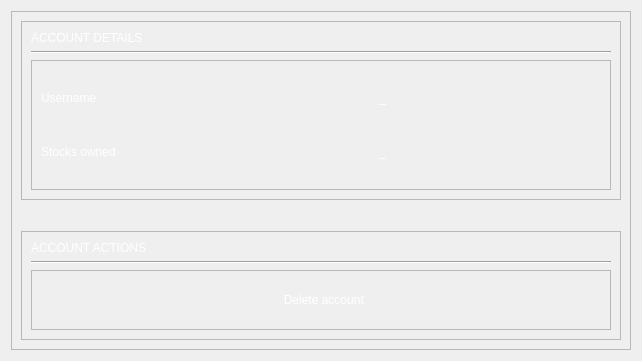
                           <widget class="QWidget" name="tab">
                            <attribute name="title">
                             <string>Account</string>
                            </attribute>
                            <layout class="QVBoxLayout" name="verticalLayout_147">
                             <item alignment="Qt::AlignLeft|Qt::AlignTop">
                              <widget class="QFrame" name="frame_108">
                               <property name="styleSheet">
                                <string notr="true">color: rgb(255, 255, 255);</string>
                               </property>
                               <property name="frameShape">
                                <enum>QFrame::StyledPanel</enum>
                               </property>
                               <property name="frameShadow">
                                <enum>QFrame::Raised</enum>
                               </property>
                               <layout class="QVBoxLayout" name="verticalLayout_148">
                                <property name="spacing">
                                 <number>31</number>
                                </property>
                                <item>
                                 <widget class="QFrame" name="frame_109">
                                  <property name="minimumSize">
                                   <size>
                                    <width>600</width>
                                    <height>0</height>
                                   </size>
                                  </property>
                                  <property name="frameShape">
                                   <enum>QFrame::StyledPanel</enum>
                                  </property>
                                  <property name="frameShadow">
                                   <enum>QFrame::Raised</enum>
                                  </property>
                                  <layout class="QVBoxLayout" name="verticalLayout_152">
                                   <item>
                                    <widget class="QLabel" name="label_26">
                                     <property name="styleSheet">
                                      <string notr="true">font: 18pt &quot;MS Shell Dlg 2&quot;;</string>
                                     </property>
                                     <property name="text">
                                      <string>ACCOUNT DETAILS</string>
                                     </property>
                                    </widget>
                                   </item>
                                   <item>
                                    <widget class="Line" name="line_11">
                                     <property name="orientation">
                                      <enum>Qt::Horizontal</enum>
                                     </property>
                                    </widget>
                                   </item>
                                   <item>
                                    <widget class="QFrame" name="frame_111">
                                     <property name="frameShape">
                                      <enum>QFrame::StyledPanel</enum>
                                     </property>
                                     <property name="frameShadow">
                                      <enum>QFrame::Raised</enum>
                                     </property>
                                     <layout class="QGridLayout" name="gridLayout_4">
                                      <property name="topMargin">
                                       <number>30</number>
                                      </property>
                                      <property name="bottomMargin">
                                       <number>30</number>
                                      </property>
                                      <property name="horizontalSpacing">
                                       <number>115</number>
                                      </property>
                                      <property name="verticalSpacing">
                                       <number>40</number>
                                      </property>
                                      <item row="1" column="1">
                                       <widget class="QLabel" name="stock_simulator_stocks_owned_label">
                                        <property name="text">
                                         <string>_</string>
                                        </property>
                                       </widget>
                                      </item>
                                      <item row="0" column="1">
                                       <widget class="QLabel" name="stock_simulator_username_label_2">
                                        <property name="text">
                                         <string>_</string>
                                        </property>
                                       </widget>
                                      </item>
                                      <item row="1" column="0">
                                       <widget class="QLabel" name="label_30">
                                        <property name="text">
                                         <string>Stocks owned</string>
                                        </property>
                                       </widget>
                                      </item>
                                      <item row="0" column="0">
                                       <widget class="QLabel" name="label_28">
                                        <property name="text">
                                         <string>Username</string>
                                        </property>
                                       </widget>
                                      </item>
                                     </layout>
                                    </widget>
                                   </item>
                                  </layout>
                                 </widget>
                                </item>
                                <item>
                                 <widget class="QFrame" name="frame_112">
                                  <property name="minimumSize">
                                   <size>
                                    <width>345</width>
                                    <height>0</height>
                                   </size>
                                  </property>
                                  <property name="styleSheet">
                                   <string notr="true">QPushButton{
border:none;
border-radius:10px;
color:rgb(255, 255, 255);
font:14pt &quot;MS Shell Dlg 2&quot;;
}

#stock_simulator_delete_account_btn::hover{
background-color: rgb(203, 0, 0);
}
#stock_simulator_delete_account_btn::pressed{
	border:2px solid rgb(42, 44, 50);
	background-color: rgb(158, 0, 0);
}

#stock_simulator_logout_btn::hover{
	background-color: rgb(59, 62, 70);
}
#stock_simulator_logout_btn::pressed{
	border:2px solid rgb(42, 44, 50);
	background-color: rgb(70, 73, 83);
}</string>
                                  </property>
                                  <property name="frameShape">
                                   <enum>QFrame::StyledPanel</enum>
                                  </property>
                                  <property name="frameShadow">
                                   <enum>QFrame::Raised</enum>
                                  </property>
                                  <layout class="QVBoxLayout" name="verticalLayout_153">
                                   <item>
                                    <widget class="QLabel" name="label_32">
                                     <property name="styleSheet">
                                      <string notr="true">font: 18pt &quot;MS Shell Dlg 2&quot;;</string>
                                     </property>
                                     <property name="text">
                                      <string>ACCOUNT ACTIONS</string>
                                     </property>
                                    </widget>
                                   </item>
                                   <item>
                                    <widget class="Line" name="line_12">
                                     <property name="orientation">
                                      <enum>Qt::Horizontal</enum>
                                     </property>
                                    </widget>
                                   </item>
                                   <item>
                                    <widget class="QFrame" name="frame_113">
                                     <property name="styleSheet">
                                      <string notr="true"/>
                                     </property>
                                     <property name="frameShape">
                                      <enum>QFrame::StyledPanel</enum>
                                     </property>
                                     <property name="frameShadow">
                                      <enum>QFrame::Raised</enum>
                                     </property>
                                     <layout class="QVBoxLayout" name="verticalLayout_150">
                                      <item alignment="Qt::AlignHCenter">
                                       <widget class="QPushButton" name="stock_simulator_delete_account_btn">
                                        <property name="minimumSize">
                                         <size>
                                          <width>225</width>
                                          <height>40</height>
                                         </size>
                                        </property>
                                        <property name="maximumSize">
                                         <size>
                                          <width>16777215</width>
                                          <height>16777215</height>
                                         </size>
                                        </property>
                                        <property name="cursor">
                                         <cursorShape>PointingHandCursor</cursorShape>
                                        </property>
                                        <property name="styleSheet">
                                         <string notr="true"/>
                                        </property>
                                        <property name="text">
                                         <string>  Delete account</string>
                                        </property>
                                        <property name="icon">
                                         <iconset resource="icons.qrc">
                                          <normaloff>:/icons/icons/user-x.svg</normaloff>:/icons/icons/user-x.svg</iconset>
                                        </property>
                                        <property name="iconSize">
                                         <size>
                                          <width>32</width>
                                          <height>32</height>
                                         </size>
                                        </property>
                                        <property name="flat">
                                         <bool>true</bool>
                                        </property>
                                       </widget>
                                      </item>
                                     </layout>
                                    </widget>
                                   </item>
                                  </layout>
                                 </widget>
                                </item>
                               </layout>
                              </widget>
                             </item>
                            </layout>
                           </widget>
